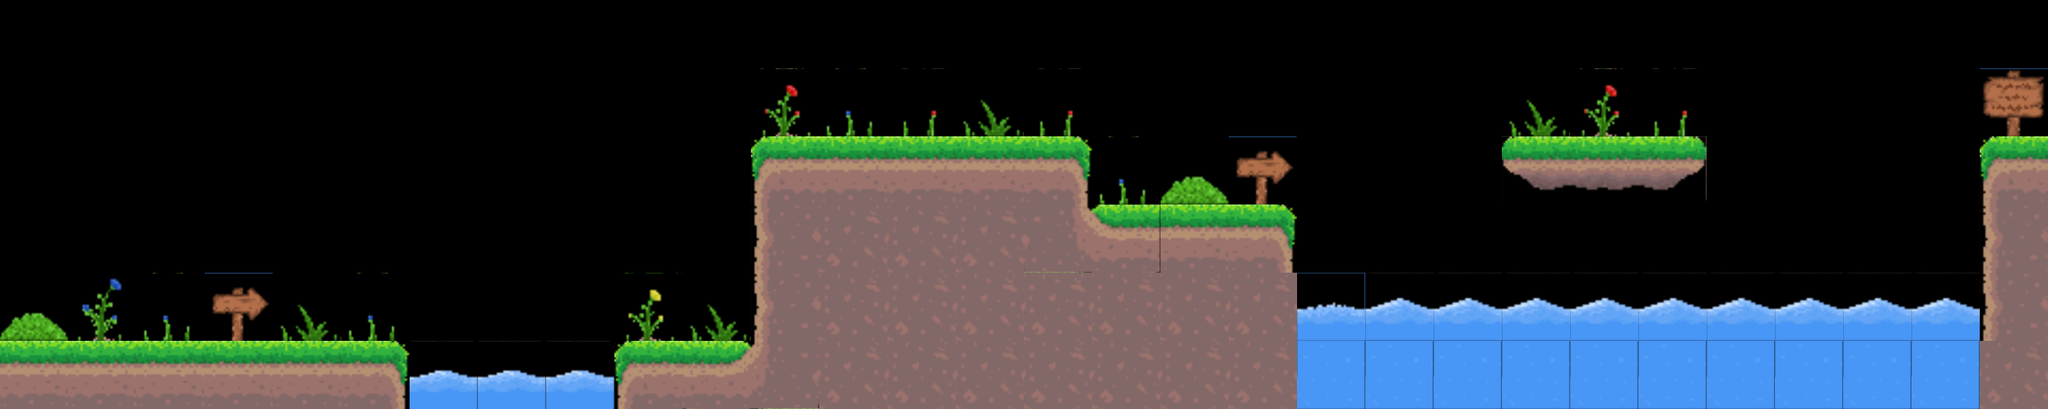

This game map was drawn from its Tiled (.tmx) file and the tilesets committed beside it. A one-line description and the full map source follow:
An orthogonal 30x6 tile map with 96x96 px tiles, 2 tile layers (Tile Layer 1, Tile Layer 2).

<map version="1.10" tiledversion="1.10.2" orientation="orthogonal" renderorder="right-down" width="30" height="6" tilewidth="96" tileheight="96" infinite="0" nextlayerid="3" nextobjectid="1">
 <tileset firstgid="1" name="tileset" tilewidth="96" tileheight="96" tilecount="42" columns="7">
  <image source="tileset.png" width="672" height="576" />
 </tileset>
 <layer id="1" name="Tile Layer 1" width="30" height="6">
  <data encoding="csv">
0,0,0,0,0,0,0,0,0,0,0,0,0,0,0,0,0,0,0,0,0,0,0,0,0,0,0,0,0,0,
0,0,0,0,0,0,0,0,0,0,0,0,0,0,0,0,0,0,0,0,0,0,0,0,0,0,0,0,0,0,
0,0,0,0,0,0,0,0,0,0,0,2,3,3,3,4,0,0,0,0,0,0,23,24,25,0,0,0,0,2,
0,0,0,0,0,0,0,0,0,0,0,9,10,10,10,18,19,3,4,0,0,0,0,0,0,0,0,0,0,9,
0,0,0,0,0,0,0,0,0,0,0,9,10,10,10,10,10,10,10,34,27,27,27,27,27,27,27,27,27,9,
3,3,3,3,3,4,28,28,28,2,15,16,10,10,10,10,10,10,10,35,35,35,35,35,35,35,35,35,35,10
</data>
 </layer>
 <layer id="2" name="Tile Layer 2" width="30" height="6">
  <data encoding="csv">
0,0,0,0,0,0,0,0,0,0,0,0,0,0,0,0,0,0,0,0,0,0,0,0,0,0,0,0,0,0,
0,0,0,0,0,0,0,0,0,0,0,37,36,29,31,29,0,0,0,0,0,0,31,37,29,0,0,0,0,41,
0,0,0,0,0,0,0,0,0,0,0,0,0,0,0,0,36,32,42,0,0,0,0,0,0,0,0,0,0,0,
0,0,0,0,0,0,0,0,0,0,0,0,0,0,0,0,0,0,0,0,0,0,0,0,0,0,0,0,0,0,
32,30,36,42,31,36,0,0,0,38,31,0,0,0,0,0,0,0,0,0,0,0,0,0,0,0,0,0,0,0,
0,0,0,0,0,0,0,0,0,0,0,0,0,0,0,0,0,0,0,0,0,0,0,0,0,0,0,0,0,0
</data>
 </layer>
</map>